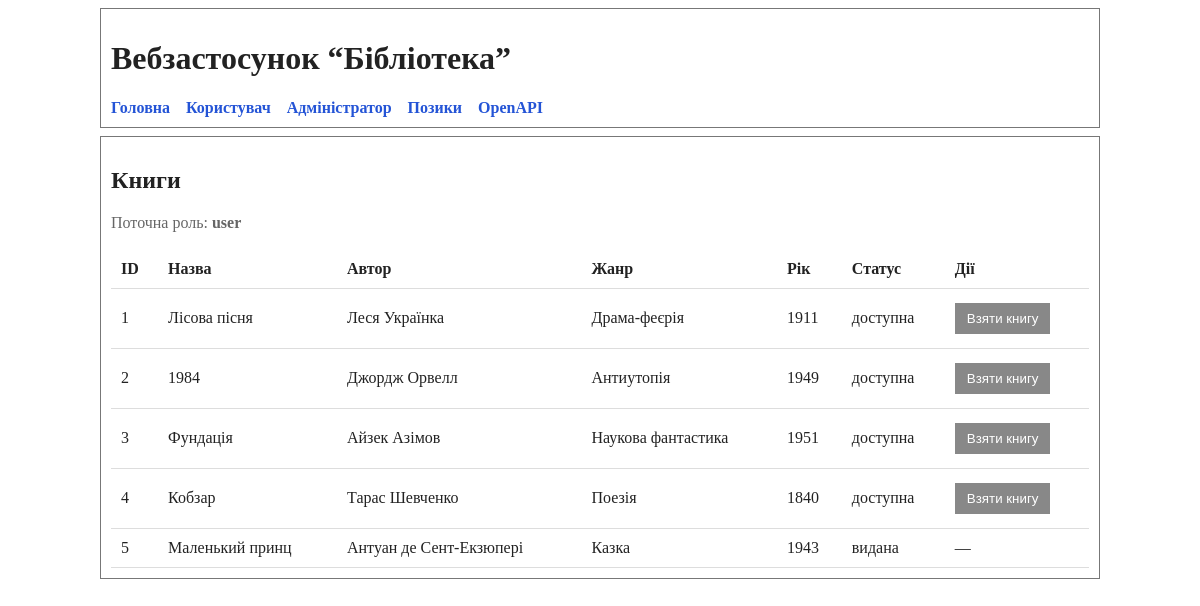
/books, run on the app's committed database.
### models.py (models this page shows)
class Book(Base):
    __tablename__ = "books"
    id: Mapped[int] = mapped_column(Integer, primary_key=True, index=True)
    title: Mapped[str] = mapped_column(String(150), nullable=False)
    genre: Mapped[str] = mapped_column(String(50), nullable=False)
    year: Mapped[int] = mapped_column(Integer, nullable=False)
    available: Mapped[bool] = mapped_column(Boolean, default=True)
    author_id: Mapped[int] = mapped_column(ForeignKey("authors.id"))
    author: Mapped["Author"] = relationship(back_populates="books")
    loans: Mapped[list["Loan"]] = relationship(
        back_populates="book",
        cascade="all, delete-orphan"
    )

class Author(Base):
    __tablename__ = "authors"
    id: Mapped[int] = mapped_column(Integer, primary_key=True, index=True)
    full_name: Mapped[str] = mapped_column(String(100), nullable=False)
    country: Mapped[str] = mapped_column(String(50), nullable=False)
    books: Mapped[list["Book"]] = relationship(
        back_populates="author",
        cascade="all, delete-orphan"
    )

### main.py (the view)
@app.get("/books", response_class=HTMLResponse, tags=["books"])
def read_books(
    request: Request,
    role: str = "user",
    db: Session = Depends(get_db)
):
    books = (
        db.query(Book)
        .options(joinedload(Book.author))
        .order_by(Book.id)
        .all()
    )
    authors = db.query(Author).order_by(Author.full_name).all()
    return templates.TemplateResponse(
        "books.html",
        {
            "request": request,
            "books": books,
            "authors": authors,
            "role": role
        }
    )

### templates/books.html (shortened to what this page needs)
{% extends "base.html" %}
{% block content %}
<h2>Книги</h2>
<p class="muted">Поточна роль: <strong>{{ role }}</strong></p>
<table>
    <thead>
        <tr>
            <th>ID</th>
            <th>Назва</th>
            <th>Автор</th>
            <th>Жанр</th>
            <th>Рік</th>
            <th>Статус</th>
            <th>Дії</th>
        </tr>
    </thead>
    <tbody>
        {% for book in books %}
        <tr>
            <td>{{ book.id }}</td>
            <td>{{ book.title }}</td>
            <td>{{ book.author.full_name }}</td>
            <td>{{ book.genre }}</td>
            <td>{{ book.year }}</td>
            <td>
                {% if book.available %}
                    доступна
                {% else %}
                    видана
                {% endif %}
            </td>
            <td>
                {% if role == "admin" %}
                    <a class="button" href="/books/{{ book.id }}/edit?role={{ role }}">Редагувати</a>
                    <form method="post" action="/books/{{ book.id }}/delete" style="display:inline;">
                        <input type="hidden" name="role" value="{{ role }}">
                        <button class="danger" type="submit">Видалити</button>
                    </form>
                {% elif role == "user" and book.available %}
                    <form method="post" action="/loans/create" style="display:inline;">
                        <button type="submit">Взяти книгу</button>
                    </form>
                {% else %}
                    —
                {% endif %}
            </td>
        </tr>
        {% endfor %}
    </tbody>
</table>
{% endblock %}

### templates/base.html (shortened to what this page needs)
<!DOCTYPE html>
<html lang="uk">
<head>
</head>
<body>
<header>
    <h1>Вебзастосунок “Бібліотека”</h1>
    <nav>
        <a href="/">Головна</a>
        <a href="/books?role=user">Користувач</a>
        <a href="/books?role=admin">Адміністратор</a>
        <a href="/loans?role=user">Позики</a>
        <a href="/docs">OpenAPI</a>
    </nav>
</header>
<main>
    {% block content %}{% endblock %}
</main>
</body>
</html>

### templates/base.html (style rules this page uses)
body { font-family: "Times New Roman", serif; max-width: 1000px; margin: 8px auto; background: white; color: #222; }
header, main { border: 1px solid #777; padding: 10px; margin-bottom: 8px; }
nav a { margin-right: 12px; text-decoration: none; color: #2454d6; font-weight: bold; }
table { width: 100%; border-collapse: collapse; margin-top: 18px; }
th, td { padding: 10px; border-bottom: 1px solid #ddd; text-align: left; }
input, select, button { padding: 8px; margin: 4px 0; }
button, .button { background: #888; color: white; border: 0; padding: 8px 12px; cursor: pointer; text-decoration: none; display: inline-block; }
.muted { color: #666; }

### data on the page
Book: id "1", title "Лісова пісня", author.full_name "Леся Українка", genre "Драма-феєрія", year "1911", available "доступна"
Book: id "2", title "1984", author.full_name "Джордж Орвелл", genre "Антиутопія", year "1949", available "доступна"
Book: id "3", title "Фундація", author.full_name "Айзек Азімов", genre "Наукова фантастика", year "1951", available "доступна"
Book: id "4", title "Кобзар", author.full_name "Тарас Шевченко", genre "Поезія", year "1840", available "доступна"
Book: id "5", title "Маленький принц", author.full_name "Антуан де Сент-Екзюпері", genre "Казка", year "1943", available "видана"

### other printed values
{{ role }} "user"
